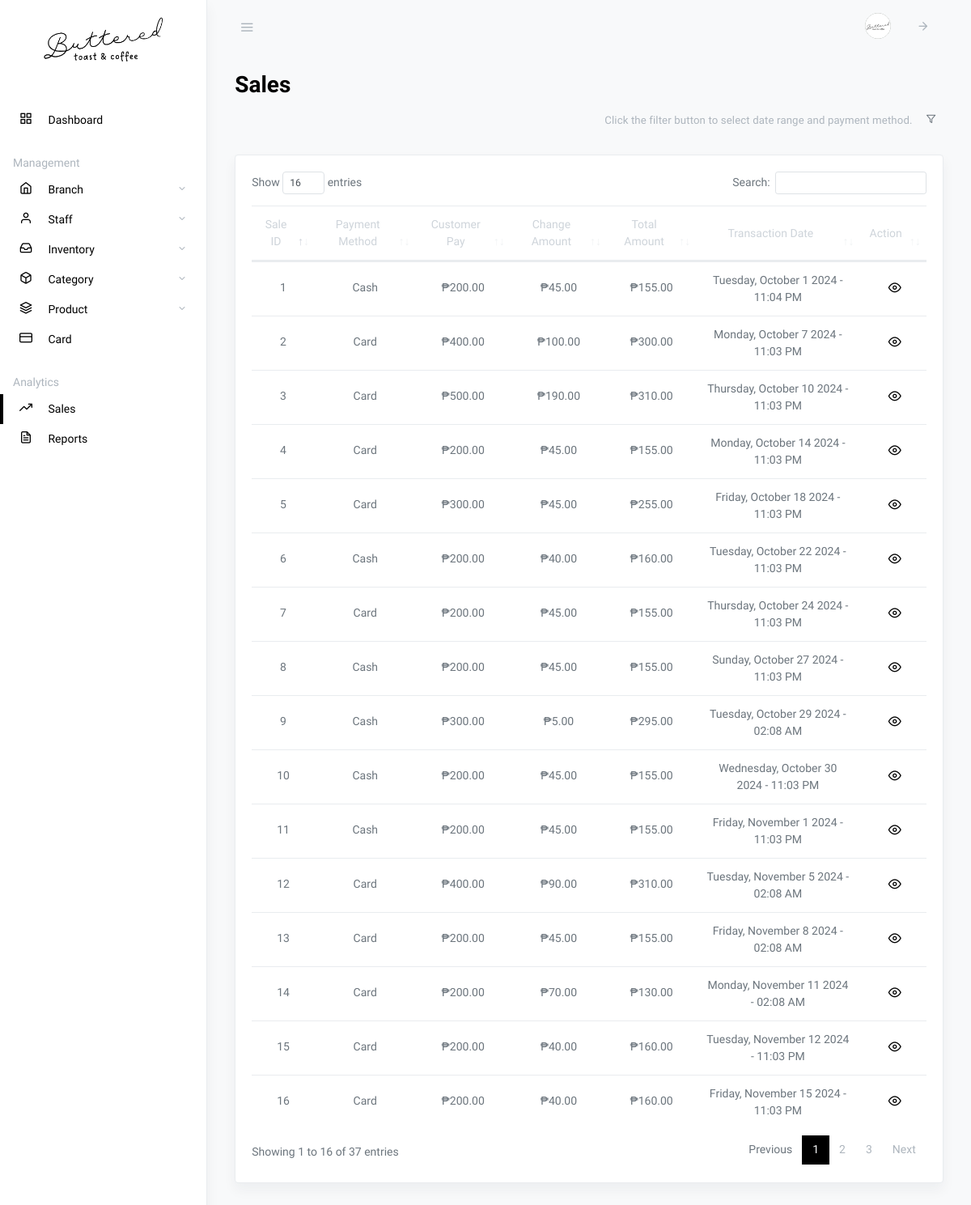
Screenshot of /owner-sales.php (signed in) with the database file from the repository.
### tables this page shows
CREATE TABLE `owner` (
  `owner_id` int(11) NOT NULL,
  `username` varchar(50) NOT NULL,
  `password` varchar(255) NOT NULL,
  `email` text NOT NULL,
  `firstname` text NOT NULL,
  `lastname` text NOT NULL,
  `contact_number` text NOT NULL,
  `photo` text NOT NULL,
  `account_created` timestamp(6) NOT NULL DEFAULT current_timestamp(6) ON UPDATE current_timestamp(6)
);

CREATE TABLE `sales` (
  `sale_id` int(11) NOT NULL,
  `branch_id` int(11) NOT NULL,
  `total_amount` decimal(11,2) NOT NULL,
  `customer_pay` decimal(11,2) NOT NULL,
  `change_amount` decimal(11,2) NOT NULL,
  `payment_method` text NOT NULL,
  `queue_no` text NOT NULL,
  `status` int(1) NOT NULL,
  `transaction_date` timestamp(6) NOT NULL DEFAULT current_timestamp(6) ON UPDATE current_timestamp(6)
);

### owner-sales.php (the view, shortened to what this page needs)
<?php
$active_page = "sales";
?>
<!DOCTYPE html>
<html lang="en">
<head>
    <?php include 'partials/header.php'; ?>
    <link rel="stylesheet" href="css/dataTables.bootstrap4.css">
</head>
<body class="vertical  light">
    <div class="wrapper">
        <?php include 'partials/owner-navbar.php'; ?>
        <main role="main" class="main-content">
            <div class="container-fluid">
                <div class="row justify-content-center">
                    <div class="col-12">
                        <h2 class="page-title">Sales</h2>
                        <div class="row align-items-center my-2">
                            <div class="col-auto ml-auto">
                                <form class="form-inline">
                                    <div class="form-group">
                                        <div class="px-2 py-2 text-muted">
                                            <span class="small" id="filterMessage">
                                                Click the filter button to select date range and payment method.</span>
                                        </div>
                                    </div>
                                    <div class="form-group">
                                        <button type="button" class="btn btn-sm" data-toggle="modal"
                                            data-target="#filterModal">
                                            <i class="fe fe-filter"></i></button>
                                    </div>
                                </form>
                            </div>
                        </div>
                        <div class="row my-4">
                            <div class="col-md-12">
                                <div class="card shadow">
                                    <div class="card-body">
                                        <table class="table datatables" id="dataTable-1">
                                            <thead>
                                                <tr class="text-center">
                                                    <th>Sale ID</th>
                                                    <th>Payment Method</th>
                                                    <th>Customer Pay</th>
                                                    <th>Change Amount</th>
                                                    <th>Total Amount</th>
                                                    <th>Transaction Date</th>
                                                    <th>Action</th>
                                                </tr>
                                            </thead>
                                            <tbody>
                                                <?php
                                                $sql1 = "SELECT * FROM sales";
                                                $r = mysqli_query($link, $sql1);
                                                if ($r->num_rows > 0) {
                                                    while ($row1 = mysqli_fetch_assoc($r)) {
                                                        ?>
                                                        <tr class="text-center">
                                                            <td>
                                                                <p class="fw-normal mb-1">
                                                                    <?php echo $row1['sale_id']; ?>
                                                                </p>
                                                            </td>
                                                            <td>
                                                                <p class="fw-normal mb-1">
                                                                    <?php echo $row1['payment_method']; ?>
                                                                </p>
                                                            </td>
                                                            <td>
                                                                <p class="fw-normal mb-1">
                                                                    ₱<?php echo number_format($row1['customer_pay'], 2); ?>
                                                                </p>
                                                            </td>
                                                            <td>
                                                                <p class="fw-normal mb-1">
                                                                    ₱<?php echo number_format($row1['change_amount'], 2); ?>
                                                                </p>
                                                            </td>
                                                            <td>
                                                                <p class="fw-normal mb-1">
                                                                    ₱<?php echo number_format($row1['total_amount'], 2); ?>
                                                                </p>
                                                            </td>
                                                            <td>
                                                                <?php
                                                                $formattedDate = date("l, F j Y - h:i A", strtotime($row1["transaction_date"]));
                                                                ?>
                                                                <span
                                                                    class="formatted-date"><?php echo $formattedDate; ?></span>
                                                            </td>
                                                            <td>
                                                                <div class="d-inline">
                                                                    <a class="ml-1 action-icon" href="#" data-toggle="modal"
                                                                        type="button"
                                                                        data-target="#view-sales-items-<?php echo $row1['sale_id'] ?>">
                                                                        <i class="fe fe-eye fe-16"></i>
                                                                    </a>
                                                                </div>
                                                            </td>
                                                        </tr>
                                                        <?php
                                                    }
                                                }
                                                ?>
                                            </tbody>
                                        </table>
                                    </div>
                                </div>
                            </div>
                        </div>
                    </div>
                </div>
            </div>
        </main>
    </div>
</body>
</html>

### partials/owner-navbar.php (shortened to what this page needs)
<?php
require_once "config.php";
$sql = "SELECT * FROM owner WHERE owner_id = '".$_SESSION['id']."'";
$result = mysqli_query($link, $sql);
$row = mysqli_fetch_assoc($result);
?>
<nav class="topnav navbar navbar-light">
    <button type="button" class="navbar-toggler text-muted mt-2 p-0 mr-3 collapseSidebar">
        <i class="fe fe-menu navbar-toggler-icon"></i>
    </button>
    <ul class="nav">
        <li class="nav-item">
            <a class="nav-link text-muted" href="#">
                <span class="avatar avatar-sm">
                    <img src="storage/profile/<?php if ($row["photo"] != "" ) { echo $row["photo"]; } else { echo 'default_image.png'; } ?>" alt="..." class="avatar-img rounded-circle">
                </span>
            </a>
        </li>
        <li class="nav-item">
            <a class="nav-link text-muted my-2" href="#" data-toggle="modal" data-target="#defaultModal">
                <i class="fe fe-arrow-right fe-16"></i>
            </a>
        </li>
    </ul>
</nav>
<aside class="sidebar-left border-right bg-white shadow" id="leftSidebar" data-simplebar>
    <nav class="vertnav navbar navbar-light">
        <div class="w-100 mb-4 d-flex">
            <a class="navbar-brand mx-auto mt-2 flex-fill text-center" href="owner-dashboard">
                <div class="text-center mb-4">
                    <img src="assets/images/logo.png" alt="" width="150">
                </div>
            </a>
        </div>
        <ul class="navbar-nav flex-fill w-100 mb-2">
            <li class="nav-item w-100 <?php if ($active_page == "dashboard") { echo "active"; } ?>">
                <a class="nav-link" href="owner-dashboard">
                    <i class="fe fe-grid fe-16"></i>
                    <span class="ml-3 item-text">Dashboard</span>
                </a>
            </li>
        </ul>
        <p class="text-muted nav-heading mt-3 mb-1">
            <span>Management</span>
        </p>
        <ul class="navbar-nav flex-fill w-100 mb-2">
            <li class="nav-item <?php if ($active_page == "branch") { echo "active"; } ?> dropdown">
                <a href="#owner-branch" data-toggle="collapse" aria-expanded="false" class="dropdown-toggle nav-link">
                    <i class="fe fe-home fe-16"></i>
                    <span class="ml-3 item-text">Branch</span>
                </a>
            </li>
            <li class="nav-item <?php if ($active_page == "staff") { echo "active"; } ?> dropdown">
                <a href="#owner-staff" data-toggle="collapse" aria-expanded="false" class="dropdown-toggle nav-link">
                    <i class="fe fe-user fe-16"></i>
                    <span class="ml-3 item-text">Staff</span>
                </a>
            </li>
            <li class="nav-item <?php if ($active_page == "inventory") { echo "active"; } ?> dropdown">
                <a href="#owner-inventory" data-toggle="collapse" aria-expanded="false"
                    class="dropdown-toggle nav-link">
                    <i class="fe fe-inbox fe-16"></i>
                    <span class="ml-3 item-text">Inventory</span>
                </a>
            </li>
            <li class="nav-item <?php if ($active_page == "category") { echo "active"; } ?> dropdown">
                <a href="#owner-category" data-toggle="collapse" aria-expanded="false" class="dropdown-toggle nav-link">
                    <i class="fe fe-box fe-16"></i>
                    <span class="ml-3 item-text">Category</span>
                </a>
            </li>
            <li class="nav-item <?php if ($active_page == "product") { echo "active"; } ?> dropdown">
                <a href="#owner-product" data-toggle="collapse" aria-expanded="false" class="dropdown-toggle nav-link">
                    <i class="fe fe-layers fe-16"></i>
                    <span class="ml-3 item-text">Product</span>
                </a>
            </li>
            <li class="nav-item w-100 <?php if ($active_page == "card") { echo "active"; } ?>">
                <a class="nav-link" href="owner-card-management">
                    <i class="fe fe-credit-card fe-16"></i>
                    <span class="ml-3 item-text">Card</span>
                </a>
            </li>
        </ul>
        <p class="text-muted nav-heading mt-3 mb-1">
            <span>Analytics</span>
        </p>
        <ul class="navbar-nav flex-fill w-100 mb-2">
            <li class="nav-item w-100 <?php if ($active_page == "sales") { echo "active"; } ?>">
                <a class="nav-link" href="owner-sales">
                    <i class="fe fe-trending-up fe-16"></i>
                    <span class="ml-3 item-text">Sales</span>
                </a>
            </li>
            <li class="nav-item w-100 <?php if ($active_page == "reports") { echo "active"; } ?>">
                <a class="nav-link" href="owner-reports">
                    <i class="fe fe-file-text fe-16"></i>
                    <span class="ml-3 item-text">Reports</span>
                </a>
            </li>
        </ul>
    </nav>
</aside>

### css/simplebar.css (style rules this page uses)
[data-simplebar] { position: relative; flex-direction: column; flex-wrap: wrap; justify-content: flex-start; align-content: flex-start; align-items: flex-start; }

### css/feather.css (style rules this page uses)
.fe { font-family: "feather" !important; speak: none; font-style: normal; font-weight: normal; font-variant: normal; text-transform: none; line-height: 1; -webkit-font-smoothing: antialiased; -moz-osx-font-smoothing: grayscale; }
.fe-16 { font-size: 16px; }
.fe-arrow-right:before { content: ""; }
.fe-box:before { content: ""; }
.fe-credit-card:before { content: ""; }
.fe-eye:before { content: ""; }
.fe-file-text:before { content: ""; }
.fe-filter:before { content: ""; }
.fe-grid:before { content: ""; }
.fe-home:before { content: ""; }
.fe-inbox:before { content: ""; }
.fe-layers:before { content: ""; }
.fe-menu:before { content: ""; }
.fe-trending-up:before { content: ""; }
.fe-user:before { content: ""; }

### partials/header.php (style rules this page uses)
.navbar-light .navbar-nav .nav-link { color: #000 !important; }
.action-icon { color: #000; }
.page-title, .card-title { color: #000; }

### rows the page displays
owner: photo (picture)
sales: sale_id "1", payment_method "Cash", customer_pay "200.00", change_amount "45.00", total_amount "155.00", transaction_date "Tuesday, October 1 2024 - 11:04 PM"
sales: sale_id "2", payment_method "Card", customer_pay "400.00", change_amount "100.00", total_amount "300.00", transaction_date "Monday, October 7 2024 - 11:03 PM"
sales: sale_id "3", payment_method "Card", customer_pay "500.00", change_amount "190.00", total_amount "310.00", transaction_date "Thursday, October 10 2024 - 11:03 PM"
sales: sale_id "4", payment_method "Card", customer_pay "200.00", change_amount "45.00", total_amount "155.00", transaction_date "Monday, October 14 2024 - 11:03 PM"
sales: sale_id "5", payment_method "Card", customer_pay "300.00", change_amount "45.00", total_amount "255.00", transaction_date "Friday, October 18 2024 - 11:03 PM"
sales: sale_id "6", payment_method "Cash", customer_pay "200.00", change_amount "40.00", total_amount "160.00", transaction_date "Tuesday, October 22 2024 - 11:03 PM"
sales: sale_id "7", payment_method "Card", customer_pay "200.00", change_amount "45.00", total_amount "155.00", transaction_date "Thursday, October 24 2024 - 11:03 PM"
sales: sale_id "8", payment_method "Cash", customer_pay "200.00", change_amount "45.00", total_amount "155.00", transaction_date "Sunday, October 27 2024 - 11:03 PM"
sales: sale_id "9", payment_method "Cash", customer_pay "300.00", change_amount "5.00", total_amount "295.00", transaction_date "Tuesday, October 29 2024 - 02:08 AM"
sales: sale_id "10", payment_method "Cash", customer_pay "200.00", change_amount "45.00", total_amount "155.00", transaction_date "Wednesday, October 30 2024 - 11:03 PM"
sales: sale_id "11", payment_method "Cash", customer_pay "200.00", change_amount "45.00", total_amount "155.00", transaction_date "Friday, November 1 2024 - 11:03 PM"
sales: sale_id "12", payment_method "Card", customer_pay "400.00", change_amount "90.00", total_amount "310.00", transaction_date "Tuesday, November 5 2024 - 02:08 AM"
sales: sale_id "13", payment_method "Card", customer_pay "200.00", change_amount "45.00", total_amount "155.00", transaction_date "Friday, November 8 2024 - 02:08 AM"
sales: sale_id "14", payment_method "Card", customer_pay "200.00", change_amount "70.00", total_amount "130.00", transaction_date "Monday, November 11 2024 - 02:08 AM"
sales: sale_id "15", payment_method "Card", customer_pay "200.00", change_amount "40.00", total_amount "160.00", transaction_date "Tuesday, November 12 2024 - 11:03 PM"
sales: sale_id "16", payment_method "Card", customer_pay "200.00", change_amount "40.00", total_amount "160.00", transaction_date "Friday, November 15 2024 - 11:03 PM"
